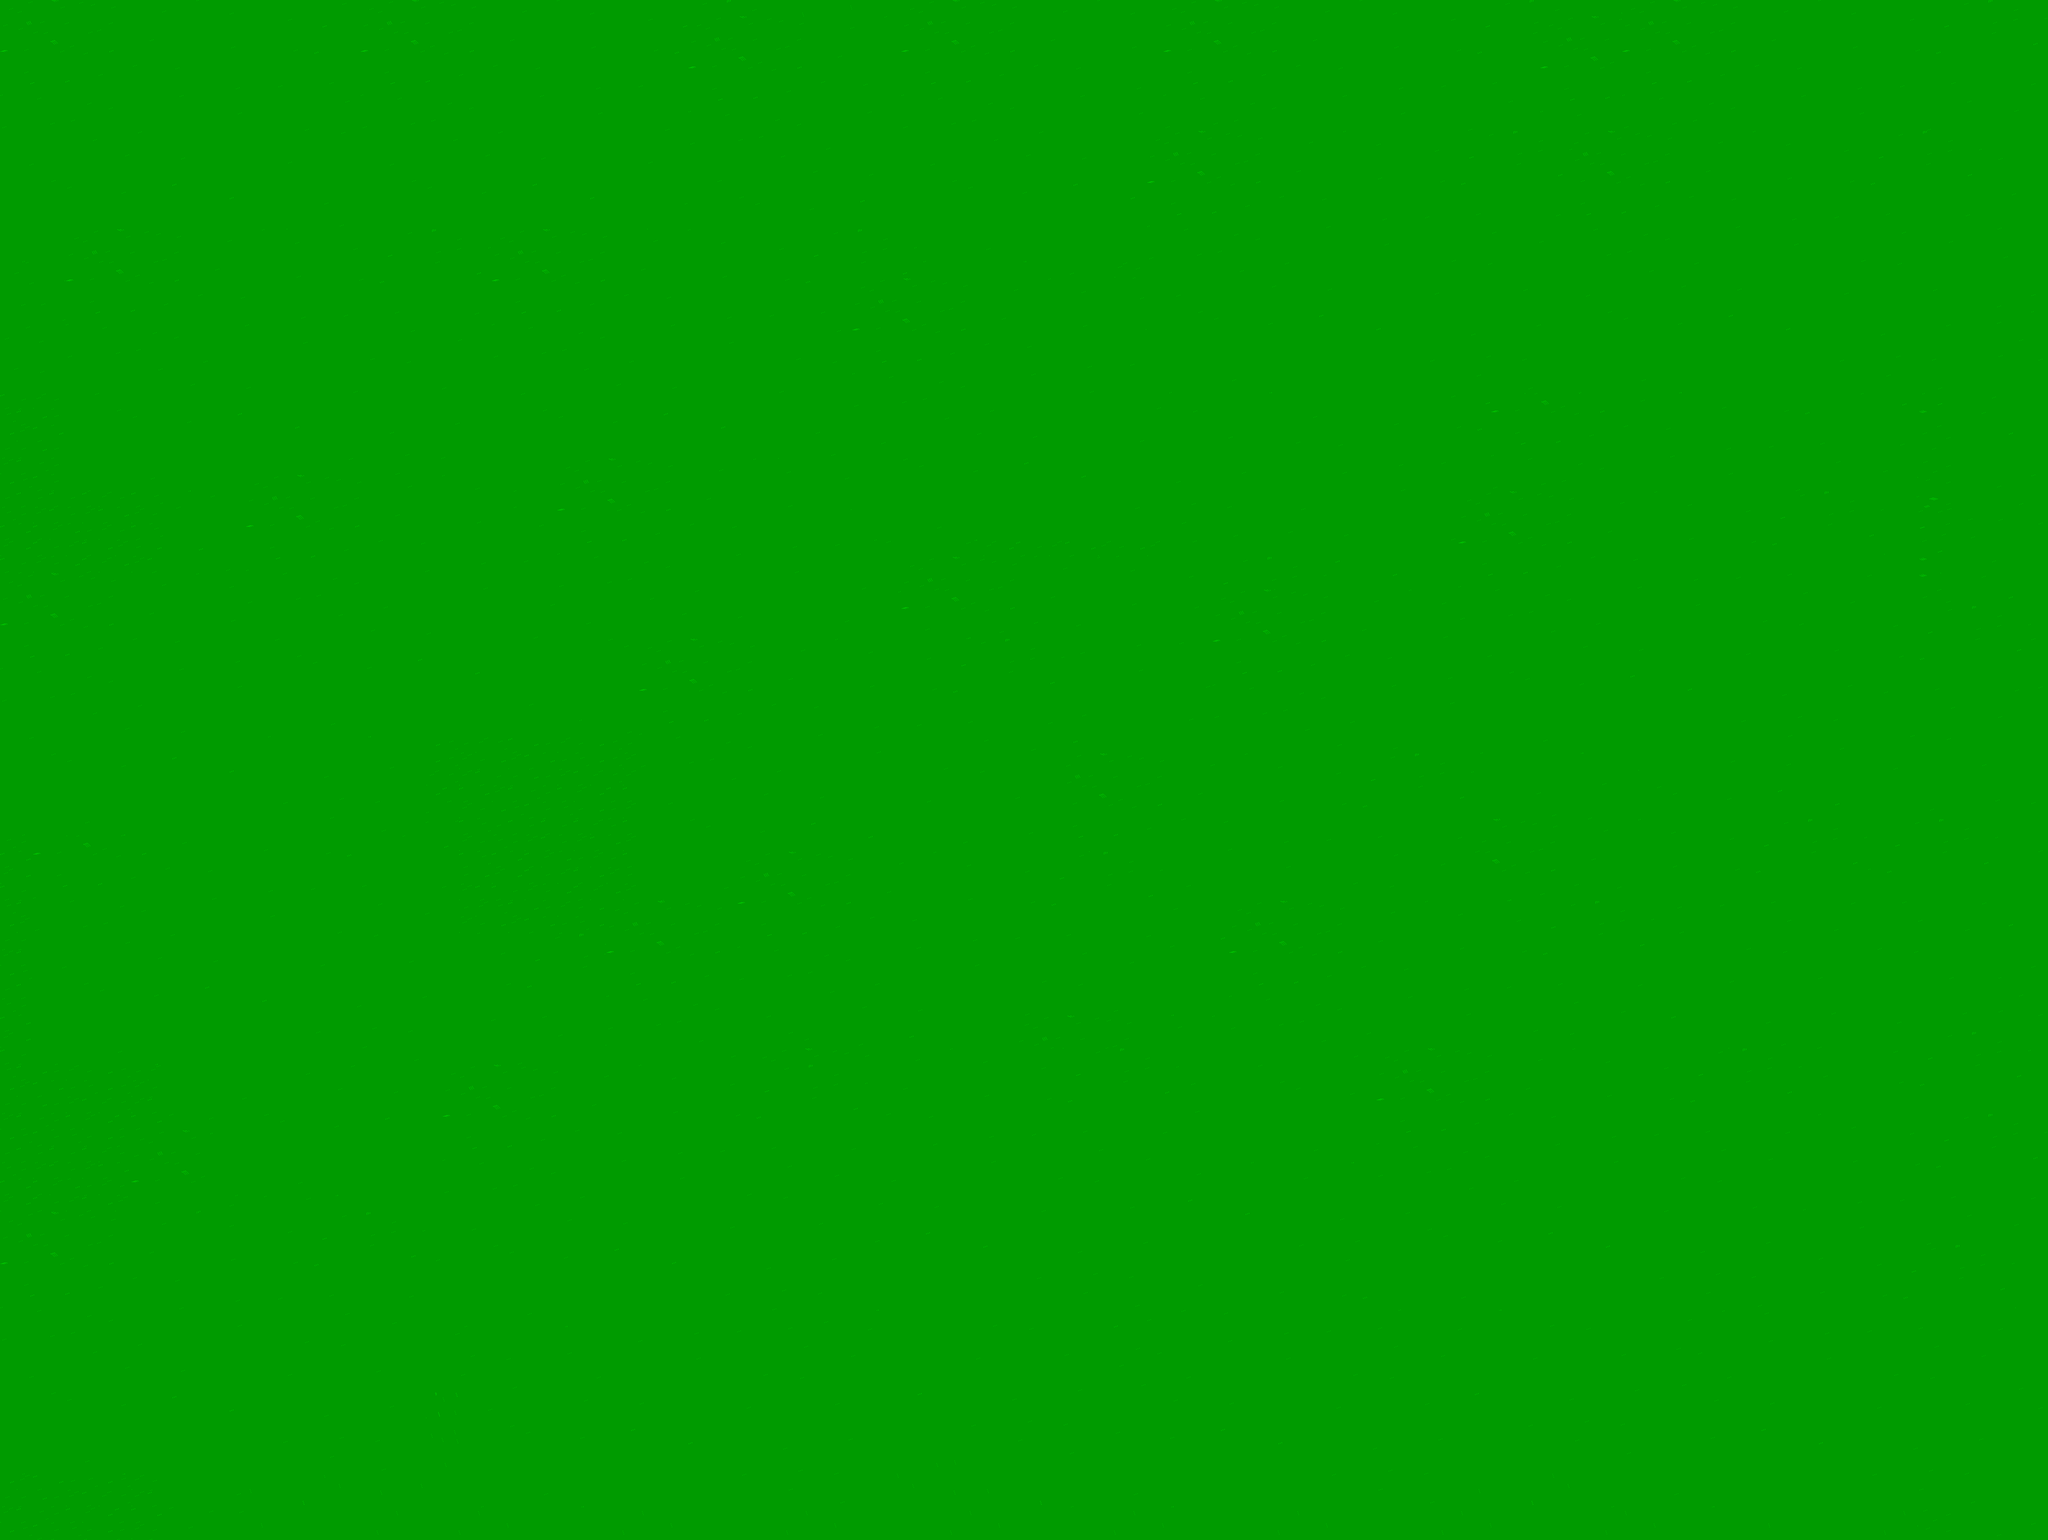

Tiled map render using the project's own tile images. Description and the map definition, with tile-layer contents summarised, below:
An orthogonal 125x94 tile map with 32x32 px tiles, 1 tile layer (Tile Layer 1).

<map version="1.10" tiledversion="1.11.2" orientation="orthogonal" renderorder="right-down" width="125" height="94" tilewidth="32" tileheight="32" infinite="0" nextlayerid="2" nextobjectid="1">
 <tileset firstgid="1" source="tileset1.tsx" />
 <layer id="1" name="Tile Layer 1" width="125" height="94">
  <data>[11750 cells, 11750 non-empty, 522 distinct tile ids]</data>
 </layer>
</map>
